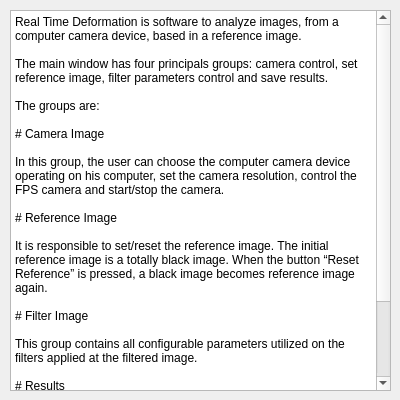
<?xml version="1.0" encoding="UTF-8"?>
<ui version="4.0">
 <class>DialogAjuda</class>
 <widget class="QDialog" name="DialogAjuda">
  <property name="geometry">
   <rect>
    <x>0</x>
    <y>0</y>
    <width>400</width>
    <height>400</height>
   </rect>
  </property>
  <property name="minimumSize">
   <size>
    <width>400</width>
    <height>400</height>
   </size>
  </property>
  <property name="maximumSize">
   <size>
    <width>400</width>
    <height>400</height>
   </size>
  </property>
  <property name="windowTitle">
   <string>Dialog</string>
  </property>
  <property name="windowIcon">
   <iconset resource="../RealTimeDeformation.qrc">
    <normaloff>:/myimages/share/RealTimeDeformation/icons/help.png</normaloff>:/myimages/share/RealTimeDeformation/icons/help.png</iconset>
  </property>
  <widget class="QPlainTextEdit" name="plainTextEdit">
   <property name="geometry">
    <rect>
     <x>10</x>
     <y>10</y>
     <width>381</width>
     <height>381</height>
    </rect>
   </property>
   <property name="readOnly">
    <bool>true</bool>
   </property>
   <property name="plainText">
    <string>Real Time Deformation is software to analyze images, from a computer camera device, based in a reference image.

The main window has four principals groups: camera control, set reference image, filter parameters control and save results.

The groups are:

# Camera Image 

In this group, the user can choose the computer camera device operating on his computer, set the camera resolution, control the FPS camera and start/stop the camera.

# Reference Image 

It is responsible to set/reset the reference image. The initial reference image is a totally black image. When the button “Reset Reference” is pressed, a black image becomes reference image again.

# Filter Image 

This group contains all configurable parameters utilized on the filters applied at the filtered image.

# Results

After the reference image has been set, results are able to be saved. It can be done by this group.

For more information about this software and his usage, read the user guide.</string>
   </property>
  </widget>
 </widget>
 <resources>
  <include location="../RealTimeDeformation.qrc"/>
 </resources>
 <connections/>
</ui>
